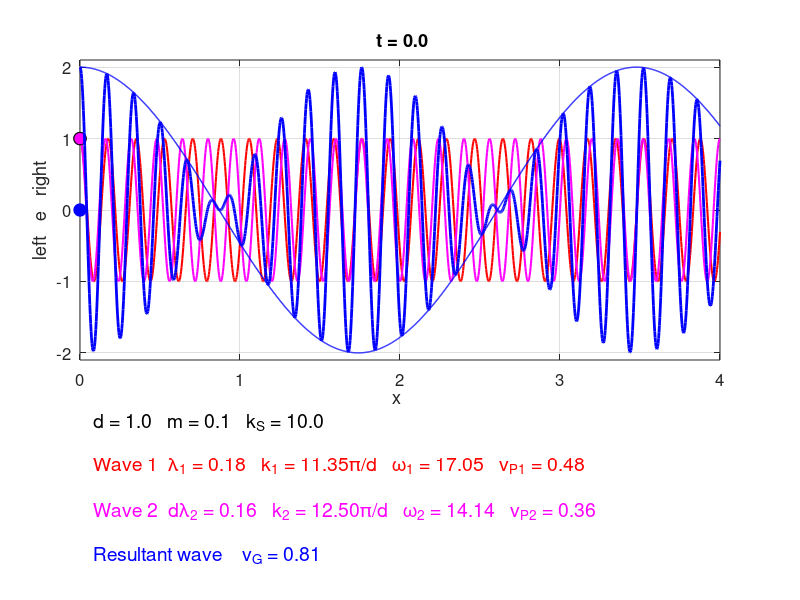

MATLAB code to generate this figure: (Note: this script raises an error after producing the figure.)
% oscC00NC.m
% 190524  Matlab 2018b

% SIMULATION OF THE MOTION OF N COUPLED OSCILLATORS
% DYNAMICS OF CRYSTAL LATTICES
% All parameters are changed within the Script
% [default values and units]

% DOING PHYSICS ONLINE 
%    https://d-arora.github.io/Doing-Physics-With-Matlab/
% Scripts
%     http://www.physics.usyd.edu.au/teach_res/mp/mscripts/
% Documentation
%    http://www.physics.usyd.edu.au/teach_res/mp/doc/oscC00NA.htm
% Ian Cooper  ian.cooper@sydney.edu.au
% School of Physics, University of Sydney


clear
close all
clc

% Animated gif  =======================================================
% Show and Save animation as a gif file (0 no)  (1 yes) for flag2
    flagAG = 1;    
% file name for animated gif   
    ag_name = 'ag_osc.gif'; 
% Delay in seconds before displaying the next image  
    delay = 0.2;
    frame1 = 0;


% SETUP ===============================================================

% Propagation constant: waves 1 and 2 [units  pi/d: dk <<  k]
   k = 11.35;
   dk = 1.15;

% Time span
   tN = 61;
   tMax = 2;
   
   
% spring costants kS  [10]
   kS = 10;
% mass of atoms or particles m  [0.1]
   m = 0.1;
% separation distance d bewtween atoms or particles  [1]   
   d = 1;
% Parameters for X axis
   xMax = 4*d; xN = 1501;
   
% CALCULATIONS ========================================================
% Propgation constants  /  Wavelengths  wL1 wL2
  k1 = k*pi/d; k2 = (k + dk)*pi/d;
  wL1= 2*pi/k1;  wL2 = 2*pi/k2;
% amplitudes
  A1 = 1; A2 = 1;

% X axis / time span
   x = linspace(0,xMax,xN);
   t = linspace(0,tMax,tN);

% Angular frequencies omega
   omega1 = sqrt(4*kS/m) * abs(sin(k1*d/2));
   omega2 = sqrt(4*kS/m) * abs(sin(k2*d/2));
   domega = abs(omega1 - omega2);
   
% v0
  v0 = d*sqrt(kS/m);   
% Phase velocity
  vP1 = omega1/k1;
  vP2 = omega2/k2;
% Group velocity
  vG = abs( (omega1 - omega2)/(k1-k2) );
 % Displacement
  e1 = zeros(xN,tN);      % wave 1
  e2 = zeros(xN,tN);      % wave 2 
  eEnv = zeros(xN,tN);    % envelope
  
  
for cx = 1:xN
 for ct = 1:tN
       e1(cx,ct) = A1*cos( omega1*t(ct) - k1*x(cx) );
       e2(cx,ct) = A2*cos( omega2*t(ct) - k2*x(cx) );
       eEnv(cx,ct) = (A1+A2)*cos( 0.5*abs((omega1-omega2)*t(ct)) - 0.5*abs((k1-k2)*x(cx)) ) ;     
 end
end
 
 if vP1 < 1e-6
     e1(:,:) = 0;
     vG = 0;
 end

 if vP2 < 1e-6
     e2(:,:) = 0;
     vG = 0;
 end
 
 e = e1 + e2;



% GRAPHICS ============================================================ 

 figure(1)

   pos = [0.52 0.2 0.35 0.6];
   set(gcf,'Units','normalized')
   set(gcf,'Position',pos)
   set(gcf,'color','w')
   
for ct = 1: tN
   
   subplot('position',[0.1 0.4 0.8 0.5])
   % Sine wave 1
     xP = x(1:end); yP = e1(1:end,ct);
     plot(xP,yP,'r','linewidth',1.5)
     hold on
     xP = t(ct)*vP1; yP = e1(1,1);
     hPlot = plot(xP,yP,'or');
     set(hPlot,'markersize',9,'markerfacecolor','r','markeredgecolor','k')
       
   % Sine wave 2
     xP = x(1:end); yP = e2(1:end,ct);
     plot(xP,yP,'m','linewidth',1.5)
     hold on
     xP = t(ct)*vP2; yP = e2(1,1);
     hPlot = plot(xP,yP,'om');
     set(hPlot,'markersize',9,'markerfacecolor','m','markeredgecolor','k')

  if vG ~= 0   
  % Resultant wave
     xP = x; yP = e(:,ct);
     plot(xP,yP,'b','linewidth',2)
     xP = t(ct)*vG; yP = 0;
     hPlot = plot(xP,yP,'ob');
     set(hPlot,'markersize',9,'markerfacecolor','b')
     
     xP = x; yP = eEnv(:,ct);
     plot(xP,yP,'b','linewidth',1)
  end
     
    ylim([-2.1 2.1])
    xlim([0 xMax])
    grid on
    set(gca,'fontsize',12)
    xlabel('x ')
    ylabel('left   e   right')
    tm = [' t = ' num2str(t(ct),'%2.1f ')];
    title(tm)
    hold off
% =====================================================================  

   subplot('position',[0.1 0.05 0.85 0.25])
   
   xlim([0 100])
   ylim([0 100])
   
   fs = 14;
   txt = ['d = ' num2str(d,'%2.1f') '   m = ' num2str(m,'%2.1f') '   k_S = ' num2str(kS,'%2.1f') ];
   Htext = text(2,99,txt);
   set(Htext,'fontsize',fs)
   
   txt = ['Wave 1  \lambda_1 = ' num2str(wL1,'%2.2f') '   k_1 = ' num2str(k,'%2.2f') '\pi/d' ...
      '   \omega_1 = ' num2str(omega1,'%2.2f') '   v_{P1} = ' num2str(vP1,'%2.2f')];
   Htext = text(2,70,txt);
   set(Htext,'fontsize',fs,'color','r')
   
   txt = ['Wave 2  d\lambda_2 = ' num2str(wL2,'%2.2f') '   k_2 = ' num2str((k+dk),'%2.2f') '\pi/d' ...
       '   \omega_2 = ' num2str(omega2,'%2.2f')   '   v_{P2} = ' num2str(vP2,'%2.2f')];
   Htext = text(2,40,txt);
   set(Htext,'fontsize',fs, 'color','m')
   
   txt = ['Resultant wave    v_G = ' num2str(vG,'%2.2f')];
   Htext = text(2,10,txt);
   set(Htext,'fontsize',fs, 'color','b')
   
   set(gca,'fontsize',fs)
   axis off
  % ======================================================================
  
   frame1 = frame1 + 1;
         frame = getframe(1);
         im = frame2im(frame);
         [imind,cm] = rgb2ind(im,256);
      % On the first loop, create the file. In subsequent loops, append.
         if frame1 == 1
           imwrite(imind,cm,ag_name,'gif','DelayTime',delay,'loopcount',inf);
         else
          imwrite(imind,cm,ag_name,'gif','DelayTime',delay,'writemode','append');
         end
  
   pause(0.01)
   
end
